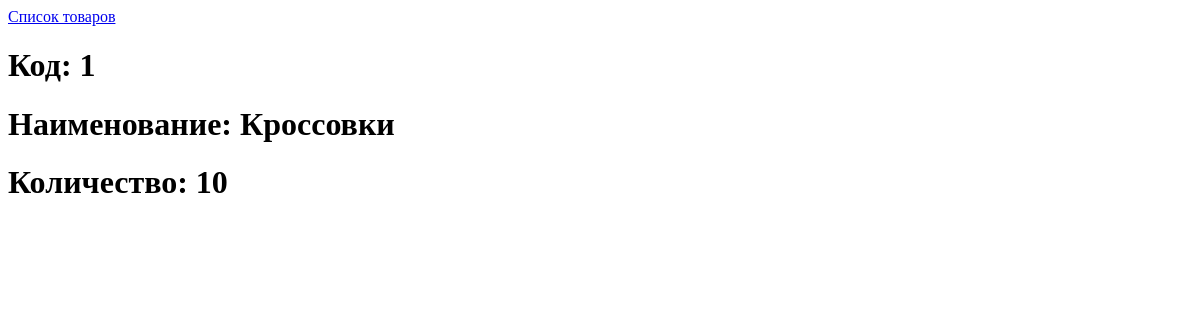
/item/1, run on an earlier commit of the app's database.
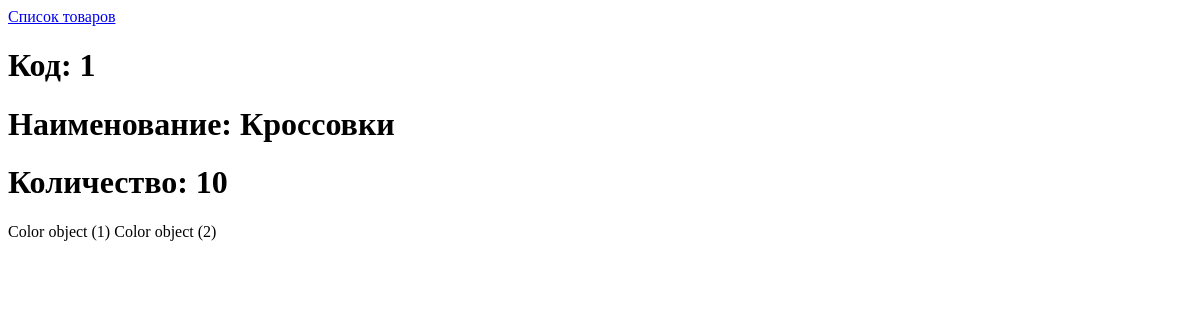
And on a later commit of the database.
### MainApp/models.py (models this page shows)
class Item(models.Model):
    name = models.CharField(max_length=100)
    brand = models.CharField(max_length=100)
    count = models.PositiveIntegerField()
    description = models.CharField(max_length=1000, default="You description")
    colors = models.ManyToManyField(to=Color)
    objects: Manager

class Color(models.Model):
   name = models.CharField(max_length=32, unique=True)

### MainApp/views.py (the view)
# urls.py: path("item/<int:item_id>", views.get_item, name="get_item")
def get_item(request, item_id):
    one_item = Item.objects.get(id=item_id)
    context = { "item":one_item,
                "colors": one_item.colors.all()}
    return render(request, "item.html", context)

### templates/item.html
{% extends 'base.html' %}
{% block menu_content %}
    {{ block.super }}
{% endblock %}
{% block block_content %}
    <h1>Код: {{ item.id }}</h1>
    <h1>Наименование: {{ item.name }}</h1>
    <h1>Количество: {{ item.count }}</h1>
    {% for ic in item.colors.all %}
        {{ ic }}
    {% endfor %}
{% endblock %}

### templates/base.html (shortened to what this page needs)
<!DOCTYPE html>
<html lang="en">
{% load static %}
<head>
    {% block style %}
        <link rel="stylesheet" href="{% static "css/style.css" %}">
    {% endblock  %}
</head>
<body>
{% block menu_content %}
    <a href="{% url 'items_list' %}">Список товаров</a>
{% endblock %}
{% block block_content %}
{% endblock %}
</body>
</html>

### static/css/style.css (style rules this page uses)
* { box-sizing: border-box; }

What changed in the data, as far as the page shows it:
added Color: id "Color object (1)"
added Color: id "Color object (2)"
